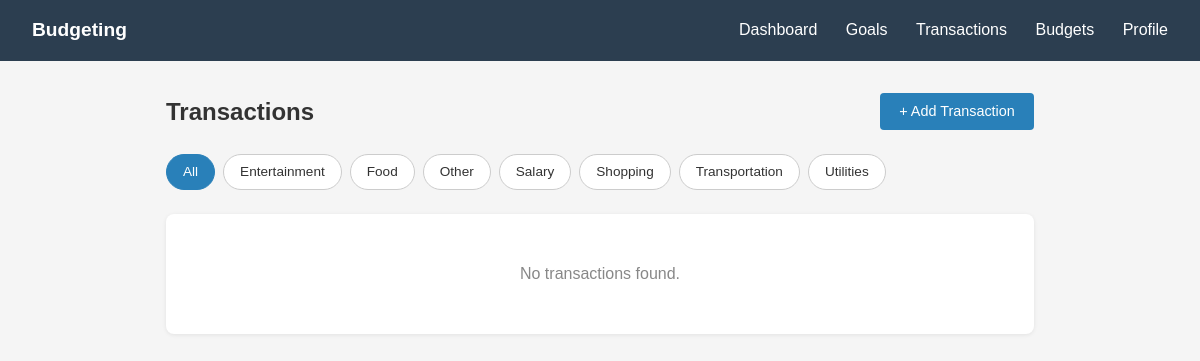
Page /transactions/ (signed in) on the earlier database version.
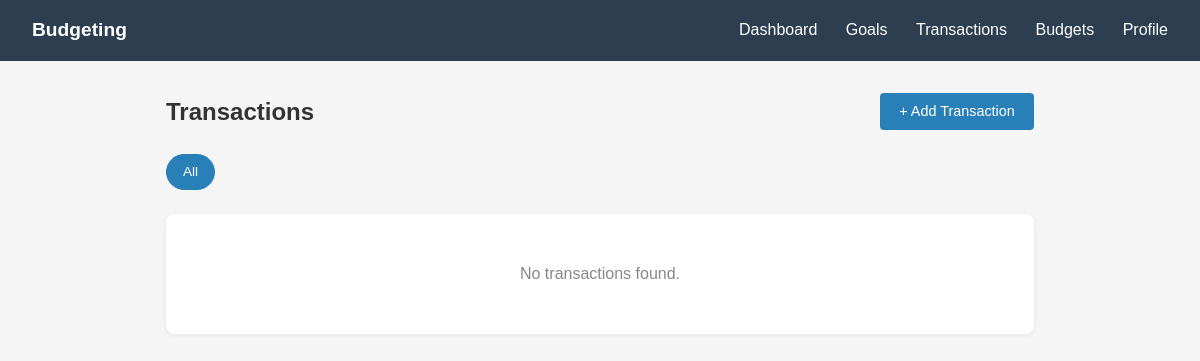
Same page on the later database version.
### transactions/models.py (models this page shows, shortened)
class Category(models.Model):
    user = models.ForeignKey(
        "users.CustomUser",
        on_delete=models.CASCADE,
        null=True,
        blank=True,
        related_name="custom_categories"
    )
    name = models.CharField(max_length=50)
    created_at = models.DateTimeField(auto_now_add=True)
    class Meta:
        constraints = [
            models.UniqueConstraint(
                fields=["name", "user"],
                name='unique_category_per_user'
            )
        ]
        ordering = ["name"]

### transactions/views.py (the view)
# urls.py: path('', TransactionListView.as_view(), name='list'),
class TransactionListView(LoginRequiredMixin, ListView):
    model = Transaction
    template_name = 'transactions/transaction_list.html'
    context_object_name = 'transactions'
    paginate_by = 20
    def get_queryset(self):
        qs = Transaction.objects.filter(user=self.request.user).select_related('category', 'savings_goal')
        category_id = self.request.GET.get('category')
        if category_id:
            qs = qs.filter(category_id=category_id)
        return qs
    def get_context_data(self, **kwargs):
        context = super().get_context_data(**kwargs)
        context['categories'] = Category.objects.filter(
            Q(user__isnull=True) | Q(user=self.request.user)
        )
        context['selected_category'] = self.request.GET.get('category', '')
        return context

### transactions/templates/transactions/transaction_list.html (shortened to what this page needs)
<!DOCTYPE html>
<html>
<head>
</head>
<body>
    <nav>
        <span class="brand">Budgeting</span>
        <div>
            <a href="{% url "dashboard" %}">Dashboard</a>
            <a href="{% url 'saving-goals-list' %}">Goals</a>
            <a href="{% url "transactions:list" %}">Transactions</a>
            <a href="{% url 'budgets:budget_list' %}">Budgets</a>
            <a href="{% url 'profile' %}">Profile</a>
        </div>
    </nav>
    <div class="container">
        <div class="page-header">
            <h1>Transactions</h1>
            <a href="{% url 'transactions:add' %}" class="btn btn-primary">+ Add Transaction</a>
        </div>
        <div class="filters">
            <a href="?" class="filter-btn {% if not selected_category %}active{% endif %}">All</a>
            {% for cat in categories %}
                <a href="?category={{ cat.id }}" class="filter-btn {% if selected_category == cat.id|stringformat:"s" %}active{% endif %}">{{ cat.name }}</a>
            {% endfor %}
        </div>
        <div class="card" style="padding:0; overflow:hidden;">
            {% if transactions %}
            <table class="txn-table">
                <thead>
                    <tr>
                        <th>Date</th>
                        <th>Type</th>
                        <th>Description</th>
                        <th>Category</th>
                        <th>Amount</th>
                        <th>Method</th>
                        <th>Actions</th>
                    </tr>
                </thead>
                <tbody>
                    {% for txn in transactions %}
                    <tr>
                        <td>{{ txn.date|date:"M d, Y" }}</td>
                        <td><span class="badge {% if txn.transaction_type == 'income' %}badge-income{% else %}badge-expense{% endif %}">{{ txn.get_transaction_type_display }}</span></td>
                        <td>{{ txn.description }}</td>
                        <td>{{ txn.category.name|default:"—" }}</td>
                        <td class="{% if txn.transaction_type == 'income' %}amount-income{% else %}amount-expense{% endif %}">
                            {% if txn.transaction_type == 'expense' %}-{% endif %}${{ txn.amount }}
                        </td>
                        <td><span class="badge {% if txn.payment_method == 'cash' %}badge-cash{% else %}badge-card{% endif %}">{{ txn.get_payment_method_display }}</span></td>
                        <td>
                            <a href="{% url 'transactions:edit' txn.id %}" class="btn btn-primary" style="padding:0.3rem 0.7rem; font-size:0.8rem;">Edit</a>
                            <a href="{% url 'transactions:delete' txn.id %}" class="btn btn-danger" style="padding:0.3rem 0.7rem; font-size:0.8rem;" onclick="return confirm('Delete this transaction?')">Delete</a>
                        </td>
                    </tr>
                    {% endfor %}
                </tbody>
            </table>
            {% else %}
            <div class="empty-state">No transactions found.</div>
            {% endif %}
        </div>
    </div>
</body>
</html>

### transactions/templates/transactions/transaction_list.html (style rules this page uses)
* { box-sizing: border-box; margin: 0; padding: 0; }
body { font-family: Arial, sans-serif; background: #f5f5f5; color: #333; line-height: 1.5; }
nav { background: #2c3e50; padding: 1rem 2rem; display: flex; justify-content: space-between; align-items: center; }
nav a { color: white; text-decoration: none; margin-left: 1.5rem; }
nav .brand { color: white; font-weight: bold; font-size: 1.2rem; }
.container { max-width: 900px; margin: 2rem auto; padding: 0 1rem; }
.btn { display: inline-block; padding: 0.5rem 1.2rem; border-radius: 4px; border: none; cursor: pointer; font-size: 0.9rem; text-decoration: none; transition: opacity 0.2s; }
.btn-primary { background: #2980b9; color: white; }
.page-header { display: flex; justify-content: space-between; align-items: center; margin-bottom: 1.5rem; }
.page-header h1 { font-size: 1.5rem; }
.filters { margin-bottom: 1.5rem; display: flex; gap: 0.5rem; flex-wrap: wrap; }
.filter-btn { padding: 0.4rem 1rem; border-radius: 20px; border: 1px solid #ccc; background: white; cursor: pointer; font-size: 0.85rem; text-decoration: none; color: #333; }
.filter-btn.active { background: #2980b9; color: white; border-color: #2980b9; }
.card { background: white; border-radius: 8px; padding: 1.5rem; box-shadow: 0 1px 4px rgba(0,0,0,0.08); margin-bottom: 1.5rem; }
.empty-state { text-align: center; padding: 3rem; color: #888; }

Differences in the rows shown:
removed Category: name "Entertainment"
no longer on this page (row edited): Category: name "Food"
removed Category: name "Other"
removed Category: name "Salary"
removed Category: name "Shopping"
removed Category: name "Transportation"
removed Category: name "Utilities"
